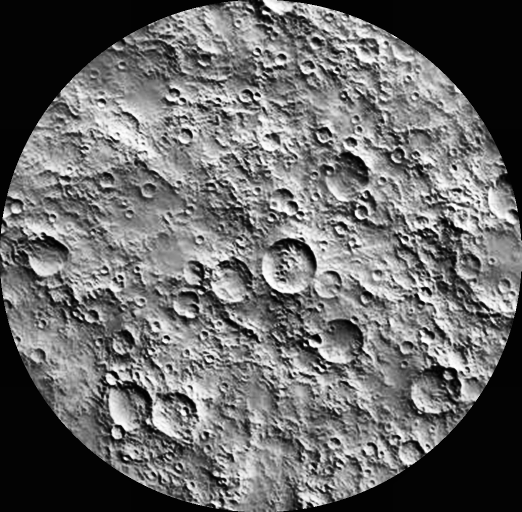
#> input picture Python/2D_Clahe.png, 1043 x 1024 px (shown at 1/2 size); its folder holds 4 pictures in this run
$ python edgeDetection.py
#> lines starting #> are read from the running program, lines starting #| are printed output that depends on the picture; after the words box and inside, x2 and y2 are one past the last pixel; in counts of white or black regions, pixels touching at a corner belong together
import cv2

def edgeDetection(imgname, imgpath):
#> called with imgname = '2D', imgpath = '2D_Clahe.png'
    imgload = cv2.imread(imgpath, cv2.IMREAD_GRAYSCALE)
#> imgload is the input picture: shape (1024, 1043); min 0, max 255, mean 105.3
    blurred = cv2.GaussianBlur(imgload,(5,5), 0)
    edgeDetection = cv2.Canny(blurred,50,150)
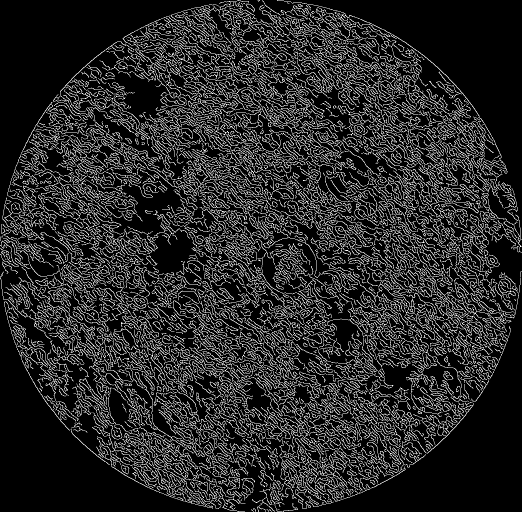
#> edgeDetection: shape (1024, 1043) (shown at 1/2 size); 16% white in thin lines or dots
    cv2.imwrite(f"{imgname}_edgeDet.png", edgeDetection)
    return edgeDetection

edgeDetection("2D", '2D_Clahe.png')
edgeDetection("3D", '3D_Clahe.png')
#> call 2 of edgeDetection, with imgname = '3D', imgpath = '3D_Clahe.png'
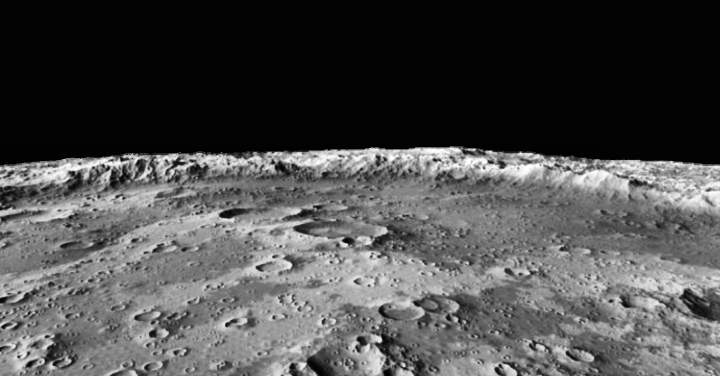
#> input picture Python/3D_Clahe.png, 1440 x 752 px (shown at 1/2 size)
#> in edgeDetection, imgload is the input picture: shape (752, 1440); min 0, max 255, mean 77.3
#> in edgeDetection (call 2), `edgeDetection = cv2.Canny(blurred,50,150)`:
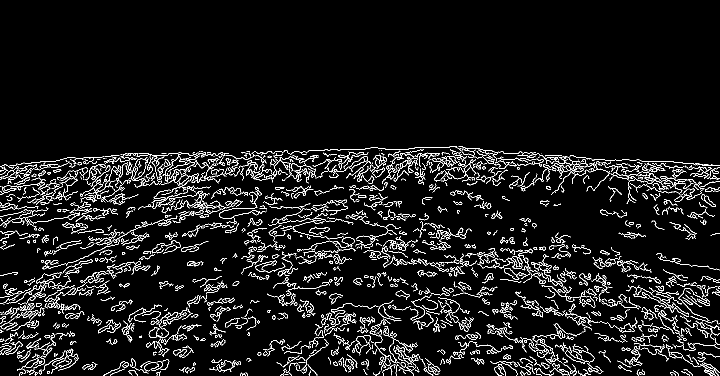
#> edgeDetection: shape (752, 1440) (shown at 1/2 size); 6.2% white in thin lines or dots, all inside (x1, y1, x2, y2) = (0, 292, 1440, 752)
